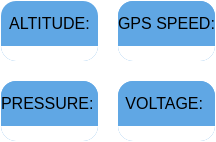
                  <widget class="QFrame" name="data_view_frame1">
                   <property name="maximumSize">
                    <size>
                     <width>763</width>
                     <height>16777215</height>
                    </size>
                   </property>
                   <property name="styleSheet">
                    <string notr="true">background:transparent;</string>
                   </property>
                   <property name="frameShape">
                    <enum>QFrame::StyledPanel</enum>
                   </property>
                   <property name="frameShadow">
                    <enum>QFrame::Raised</enum>
                   </property>
                   <layout class="QGridLayout" name="gridLayout">
                    <property name="leftMargin">
                     <number>0</number>
                    </property>
                    <property name="topMargin">
                     <number>0</number>
                    </property>
                    <property name="rightMargin">
                     <number>0</number>
                    </property>
                    <property name="bottomMargin">
                     <number>0</number>
                    </property>
                    <property name="spacing">
                     <number>20</number>
                    </property>
                    <item row="0" column="0">
                     <widget class="QFrame" name="alt_graph_frame">
                      <property name="maximumSize">
                       <size>
                        <width>16777215</width>
                        <height>16777215</height>
                       </size>
                      </property>
                      <property name="cursor">
                       <cursorShape>ArrowCursor</cursorShape>
                      </property>
                      <property name="mouseTracking">
                       <bool>false</bool>
                      </property>
                      <property name="styleSheet">
                       <string notr="true">background:#60A7E4;
border-radius: 15px;</string>
                      </property>
                      <property name="frameShape">
                       <enum>QFrame::StyledPanel</enum>
                      </property>
                      <property name="frameShadow">
                       <enum>QFrame::Raised</enum>
                      </property>
                      <layout class="QVBoxLayout" name="verticalLayout_12" stretch="0,15">
                       <property name="spacing">
                        <number>0</number>
                       </property>
                       <property name="leftMargin">
                        <number>0</number>
                       </property>
                       <property name="topMargin">
                        <number>0</number>
                       </property>
                       <property name="rightMargin">
                        <number>0</number>
                       </property>
                       <property name="bottomMargin">
                        <number>0</number>
                       </property>
                       <item>
                        <widget class="QLabel" name="hp_alt_label">
                         <property name="minimumSize">
                          <size>
                           <width>0</width>
                           <height>45</height>
                          </size>
                         </property>
                         <property name="font">
                          <font>
                           <pointsize>12</pointsize>
                          </font>
                         </property>
                         <property name="styleSheet">
                          <string notr="true">background:transparent;
border-top-left-radius:15px;
border-top-right-radius:0px;</string>
                         </property>
                         <property name="text">
                          <string>ALTITUDE:</string>
                         </property>
                         <property name="alignment">
                          <set>Qt::AlignCenter</set>
                         </property>
                        </widget>
                       </item>
                       <item>
                        <widget class="QFrame" name="alt_graph">
                         <property name="maximumSize">
                          <size>
                           <width>16777215</width>
                           <height>16777215</height>
                          </size>
                         </property>
                         <property name="styleSheet">
                          <string notr="true">background:white;
border-top-left-radius:0px;
border-top-right-radius:0px;</string>
                         </property>
                         <property name="frameShape">
                          <enum>QFrame::StyledPanel</enum>
                         </property>
                         <property name="frameShadow">
                          <enum>QFrame::Raised</enum>
                         </property>
                         <layout class="QVBoxLayout" name="verticalLayout_31">
                          <property name="spacing">
                           <number>0</number>
                          </property>
                          <property name="leftMargin">
                           <number>0</number>
                          </property>
                          <property name="topMargin">
                           <number>0</number>
                          </property>
                          <property name="rightMargin">
                           <number>0</number>
                          </property>
                          <property name="bottomMargin">
                           <number>15</number>
                          </property>
                          <item>
                           <widget class="QFrame" name="alt_graph_temp">
                            <property name="styleSheet">
                             <string notr="true">background:transparent;</string>
                            </property>
                            <property name="frameShape">
                             <enum>QFrame::StyledPanel</enum>
                            </property>
                            <property name="frameShadow">
                             <enum>QFrame::Raised</enum>
                            </property>
                           </widget>
                          </item>
                         </layout>
                        </widget>
                       </item>
                      </layout>
                     </widget>
                    </item>
                    <item row="0" column="1">
                     <widget class="QFrame" name="speed_graph_frame">
                      <property name="maximumSize">
                       <size>
                        <width>16777215</width>
                        <height>16777215</height>
                       </size>
                      </property>
                      <property name="styleSheet">
                       <string notr="true">background:#60A7E4;
border-radius: 15px;</string>
                      </property>
                      <property name="frameShape">
                       <enum>QFrame::StyledPanel</enum>
                      </property>
                      <property name="frameShadow">
                       <enum>QFrame::Raised</enum>
                      </property>
                      <layout class="QVBoxLayout" name="verticalLayout_80" stretch="0,5">
                       <property name="spacing">
                        <number>0</number>
                       </property>
                       <property name="leftMargin">
                        <number>0</number>
                       </property>
                       <property name="topMargin">
                        <number>0</number>
                       </property>
                       <property name="rightMargin">
                        <number>0</number>
                       </property>
                       <property name="bottomMargin">
                        <number>0</number>
                       </property>
                       <item>
                        <widget class="QFrame" name="speed_label">
                         <property name="minimumSize">
                          <size>
                           <width>0</width>
                           <height>0</height>
                          </size>
                         </property>
                         <property name="styleSheet">
                          <string notr="true">background:#60A7E4;
border-bottom-left-radius: 0px solid;
border-bottom-right-radius: 0px solid;</string>
                         </property>
                         <property name="frameShape">
                          <enum>QFrame::StyledPanel</enum>
                         </property>
                         <property name="frameShadow">
                          <enum>QFrame::Raised</enum>
                         </property>
                         <layout class="QHBoxLayout" name="horizontalLayout_51" stretch="0">
                          <property name="leftMargin">
                           <number>0</number>
                          </property>
                          <property name="topMargin">
                           <number>0</number>
                          </property>
                          <property name="rightMargin">
                           <number>0</number>
                          </property>
                          <property name="bottomMargin">
                           <number>0</number>
                          </property>
                          <item>
                           <widget class="QLabel" name="hp_gpsSpeed_label">
                            <property name="minimumSize">
                             <size>
                              <width>0</width>
                              <height>45</height>
                             </size>
                            </property>
                            <property name="font">
                             <font>
                              <pointsize>12</pointsize>
                             </font>
                            </property>
                            <property name="styleSheet">
                             <string notr="true">background:transparent;
border-top-left-radius:15px;
border-top-right-radius:0px;</string>
                            </property>
                            <property name="text">
                             <string>GPS SPEED:</string>
                            </property>
                            <property name="alignment">
                             <set>Qt::AlignCenter</set>
                            </property>
                           </widget>
                          </item>
                         </layout>
                        </widget>
                       </item>
                       <item>
                        <widget class="QFrame" name="speed_graph">
                         <property name="maximumSize">
                          <size>
                           <width>16777215</width>
                           <height>16777215</height>
                          </size>
                         </property>
                         <property name="styleSheet">
                          <string notr="true">background:white;
border-top-left-radius:0px;
border-top-right-radius:0px;</string>
                         </property>
                         <property name="frameShape">
                          <enum>QFrame::StyledPanel</enum>
                         </property>
                         <property name="frameShadow">
                          <enum>QFrame::Raised</enum>
                         </property>
                         <layout class="QVBoxLayout" name="verticalLayout_81">
                          <property name="spacing">
                           <number>0</number>
                          </property>
                          <property name="leftMargin">
                           <number>0</number>
                          </property>
                          <property name="topMargin">
                           <number>0</number>
                          </property>
                          <property name="rightMargin">
                           <number>0</number>
                          </property>
                          <property name="bottomMargin">
                           <number>15</number>
                          </property>
                          <item>
                           <widget class="QFrame" name="speed_graph_temp">
                            <property name="styleSheet">
                             <string notr="true">background:transparent;</string>
                            </property>
                            <property name="frameShape">
                             <enum>QFrame::StyledPanel</enum>
                            </property>
                            <property name="frameShadow">
                             <enum>QFrame::Raised</enum>
                            </property>
                           </widget>
                          </item>
                         </layout>
                        </widget>
                       </item>
                      </layout>
                     </widget>
                    </item>
                    <item row="1" column="0">
                     <widget class="QFrame" name="pressure_graph_frame">
                      <property name="maximumSize">
                       <size>
                        <width>16777215</width>
                        <height>16777215</height>
                       </size>
                      </property>
                      <property name="styleSheet">
                       <string notr="true">background:#60A7E4;
border-radius: 15px;</string>
                      </property>
                      <property name="frameShape">
                       <enum>QFrame::StyledPanel</enum>
                      </property>
                      <property name="frameShadow">
                       <enum>QFrame::Raised</enum>
                      </property>
                      <layout class="QVBoxLayout" name="verticalLayout_13" stretch="0,5">
                       <property name="spacing">
                        <number>0</number>
                       </property>
                       <property name="leftMargin">
                        <number>0</number>
                       </property>
                       <property name="topMargin">
                        <number>0</number>
                       </property>
                       <property name="rightMargin">
                        <number>0</number>
                       </property>
                       <property name="bottomMargin">
                        <number>0</number>
                       </property>
                       <item>
                        <widget class="QFrame" name="pressure_label">
                         <property name="minimumSize">
                          <size>
                           <width>0</width>
                           <height>0</height>
                          </size>
                         </property>
                         <property name="styleSheet">
                          <string notr="true">background:#60A7E4;
border-bottom-left-radius: 0px solid;
border-bottom-right-radius: 0px solid;</string>
                         </property>
                         <property name="frameShape">
                          <enum>QFrame::StyledPanel</enum>
                         </property>
                         <property name="frameShadow">
                          <enum>QFrame::Raised</enum>
                         </property>
                         <layout class="QHBoxLayout" name="horizontalLayout_44" stretch="0">
                          <property name="leftMargin">
                           <number>0</number>
                          </property>
                          <property name="topMargin">
                           <number>0</number>
                          </property>
                          <property name="rightMargin">
                           <number>0</number>
                          </property>
                          <property name="bottomMargin">
                           <number>0</number>
                          </property>
                          <item>
                           <widget class="QLabel" name="hp_pressure_label">
                            <property name="minimumSize">
                             <size>
                              <width>0</width>
                              <height>45</height>
                             </size>
                            </property>
                            <property name="font">
                             <font>
                              <pointsize>12</pointsize>
                             </font>
                            </property>
                            <property name="styleSheet">
                             <string notr="true">background:transparent;
border-top-left-radius:15px;
border-top-right-radius:0px;</string>
                            </property>
                            <property name="text">
                             <string>PRESSURE: </string>
                            </property>
                            <property name="alignment">
                             <set>Qt::AlignCenter</set>
                            </property>
                           </widget>
                          </item>
                         </layout>
                        </widget>
                       </item>
                       <item>
                        <widget class="QFrame" name="pressure_graph">
                         <property name="maximumSize">
                          <size>
                           <width>16777215</width>
                           <height>16777215</height>
                          </size>
                         </property>
                         <property name="styleSheet">
                          <string notr="true">background:white;
border-top-left-radius:0px;
border-top-right-radius:0px;</string>
                         </property>
                         <property name="frameShape">
                          <enum>QFrame::StyledPanel</enum>
                         </property>
                         <property name="frameShadow">
                          <enum>QFrame::Raised</enum>
                         </property>
                         <layout class="QVBoxLayout" name="verticalLayout_33">
                          <property name="spacing">
                           <number>0</number>
                          </property>
                          <property name="leftMargin">
                           <number>0</number>
                          </property>
                          <property name="topMargin">
                           <number>0</number>
                          </property>
                          <property name="rightMargin">
                           <number>0</number>
                          </property>
                          <property name="bottomMargin">
                           <number>15</number>
                          </property>
                          <item>
                           <widget class="QFrame" name="pressure_graph_temp">
                            <property name="styleSheet">
                             <string notr="true">background:transparent;</string>
                            </property>
                            <property name="frameShape">
                             <enum>QFrame::StyledPanel</enum>
                            </property>
                            <property name="frameShadow">
                             <enum>QFrame::Raised</enum>
                            </property>
                           </widget>
                          </item>
                         </layout>
                        </widget>
                       </item>
                      </layout>
                     </widget>
                    </item>
                    <item row="1" column="1">
                     <widget class="QFrame" name="voltage_graph_frame">
                      <property name="maximumSize">
                       <size>
                        <width>16777215</width>
                        <height>16777215</height>
                       </size>
                      </property>
                      <property name="styleSheet">
                       <string notr="true">background:#60A7E4;
border-radius: 15px;</string>
                      </property>
                      <property name="frameShape">
                       <enum>QFrame::StyledPanel</enum>
                      </property>
                      <property name="frameShadow">
                       <enum>QFrame::Raised</enum>
                      </property>
                      <layout class="QVBoxLayout" name="verticalLayout_14" stretch="0,5">
                       <property name="spacing">
                        <number>0</number>
                       </property>
                       <property name="leftMargin">
                        <number>0</number>
                       </property>
                       <property name="topMargin">
                        <number>0</number>
                       </property>
                       <property name="rightMargin">
                        <number>0</number>
                       </property>
                       <property name="bottomMargin">
                        <number>0</number>
                       </property>
                       <item>
                        <widget class="QFrame" name="voltage_label">
                         <property name="minimumSize">
                          <size>
                           <width>0</width>
                           <height>0</height>
                          </size>
                         </property>
                         <property name="styleSheet">
                          <string notr="true">background:#60A7E4;
border-bottom-left-radius: 0px solid;
border-bottom-right-radius: 0px solid;</string>
                         </property>
                         <property name="frameShape">
                          <enum>QFrame::StyledPanel</enum>
                         </property>
                         <property name="frameShadow">
                          <enum>QFrame::Raised</enum>
                         </property>
                         <layout class="QHBoxLayout" name="horizontalLayout_45" stretch="0">
                          <property name="leftMargin">
                           <number>0</number>
                          </property>
                          <property name="topMargin">
                           <number>0</number>
                          </property>
                          <property name="rightMargin">
                           <number>0</number>
                          </property>
                          <property name="bottomMargin">
                           <number>0</number>
                          </property>
                          <item>
                           <widget class="QLabel" name="hp_voltage_label">
                            <property name="minimumSize">
                             <size>
                              <width>0</width>
                              <height>45</height>
                             </size>
                            </property>
                            <property name="font">
                             <font>
                              <pointsize>12</pointsize>
                             </font>
                            </property>
                            <property name="styleSheet">
                             <string notr="true">background:transparent;
border-top-left-radius:15px;
border-top-right-radius:0px;</string>
                            </property>
                            <property name="text">
                             <string>VOLTAGE: </string>
                            </property>
                            <property name="alignment">
                             <set>Qt::AlignCenter</set>
                            </property>
                           </widget>
                          </item>
                         </layout>
                        </widget>
                       </item>
                       <item>
                        <widget class="QFrame" name="voltage_graph">
                         <property name="maximumSize">
                          <size>
                           <width>16777215</width>
                           <height>16777215</height>
                          </size>
                         </property>
                         <property name="styleSheet">
                          <string notr="true">background:white;
border-top-left-radius:0px;
border-top-right-radius:0px;</string>
                         </property>
                         <property name="frameShape">
                          <enum>QFrame::StyledPanel</enum>
                         </property>
                         <property name="frameShadow">
                          <enum>QFrame::Raised</enum>
                         </property>
                         <layout class="QVBoxLayout" name="verticalLayout_34">
                          <property name="spacing">
                           <number>0</number>
                          </property>
                          <property name="leftMargin">
                           <number>0</number>
                          </property>
                          <property name="topMargin">
                           <number>0</number>
                          </property>
                          <property name="rightMargin">
                           <number>0</number>
                          </property>
                          <property name="bottomMargin">
                           <number>15</number>
                          </property>
                          <item>
                           <widget class="QFrame" name="voltage_graph_temp">
                            <property name="styleSheet">
                             <string notr="true">background:transparent;</string>
                            </property>
                            <property name="frameShape">
                             <enum>QFrame::StyledPanel</enum>
                            </property>
                            <property name="frameShadow">
                             <enum>QFrame::Raised</enum>
                            </property>
                           </widget>
                          </item>
                         </layout>
                        </widget>
                       </item>
                      </layout>
                     </widget>
                    </item>
                   </layout>
                  </widget>
